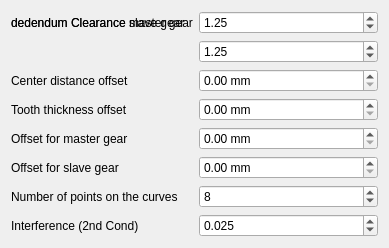
<?xml version="1.0" encoding="UTF-8"?>
<ui version="4.0">
 <class>Form</class>
 <widget class="QWidget" name="Form">
  <property name="geometry">
   <rect>
    <x>0</x>
    <y>0</y>
    <width>389</width>
    <height>194</height>
   </rect>
  </property>
  <property name="windowTitle">
   <string>Additional parameters</string>
  </property>
  <layout class="QGridLayout" name="gridLayout">
   <item row="0" column="1">
    <widget class="QDoubleSpinBox" name="doubleSpinBox">
     <property name="sizePolicy">
      <sizepolicy hsizetype="Expanding" vsizetype="Fixed">
       <horstretch>0</horstretch>
       <verstretch>0</verstretch>
      </sizepolicy>
     </property>
     <property name="maximum">
      <double>9.990000000000000</double>
     </property>
     <property name="singleStep">
      <double>0.050000000000000</double>
     </property>
     <property name="value">
      <double>1.250000000000000</double>
     </property>
    </widget>
   </item>
   <item row="1" column="1">
    <widget class="QDoubleSpinBox" name="doubleSpinBox">
     <property name="sizePolicy">
      <sizepolicy hsizetype="Expanding" vsizetype="Fixed">
       <horstretch>0</horstretch>
       <verstretch>0</verstretch>
      </sizepolicy>
     </property>
     <property name="maximum">
      <double>9.990000000000000</double>
     </property>
     <property name="singleStep">
      <double>0.050000000000000</double>
     </property>
     <property name="value">
      <double>1.250000000000000</double>
     </property>
    </widget>
   </item>
   <item row="7" column="1">
    <widget class="QSpinBox" name="spinBox">
     <property name="value">
      <number>8</number>
     </property>
    </widget>
   </item>
   <item row="5" column="0">
    <widget class="QLabel" name="label_5">
     <property name="text">
      <string>Offset for master gear</string>
     </property>
    </widget>
   </item>
   <item row="5" column="1">
    <widget class="QDoubleSpinBox" name="doubleSpinBox_4">
     <property name="suffix">
      <string> mm</string>
     </property>
     <property name="singleStep">
      <double>0.050000000000000</double>
     </property>
    </widget>
   </item>
   <item row="3" column="0">
    <widget class="QLabel" name="label_3">
     <property name="text">
      <string>Tooth thickness offset</string>
     </property>
    </widget>
   </item>
   <item row="0" column="0">
    <widget class="QLabel" name="label">
     <property name="text">
      <string>dedendum Clearance master gear</string>
     </property>
    </widget>
   </item>
   <item row="0" column="0">
    <widget class="QLabel" name="label">
     <property name="text">
      <string>dedendum Clearance slave gear</string>
     </property>
    </widget>
   </item>
   <item row="2" column="0">
    <widget class="QLabel" name="label_2">
     <property name="text">
      <string>Center distance offset</string>
     </property>
    </widget>
   </item>
   <item row="6" column="0">
    <widget class="QLabel" name="label_6">
     <property name="text">
      <string>Offset for slave gear</string>
     </property>
    </widget>
   </item>
   <item row="7" column="0">
    <widget class="QLabel" name="label_7">
     <property name="text">
      <string>Number of points on the curves</string>
     </property>
    </widget>
   </item>
   <item row="3" column="1">
    <widget class="QDoubleSpinBox" name="doubleSpinBox_3">
     <property name="suffix">
      <string> mm</string>
     </property>
     <property name="maximum">
      <double>9999.989999999999782</double>
     </property>
     <property name="singleStep">
      <double>0.100000000000000</double>
     </property>
    </widget>
   </item>
   <item row="6" column="1">
    <widget class="QDoubleSpinBox" name="doubleSpinBox_5">
     <property name="suffix">
      <string> mm</string>
     </property>
     <property name="singleStep">
      <double>0.050000000000000</double>
     </property>
    </widget>
   </item>
   <item row="2" column="1">
    <widget class="QDoubleSpinBox" name="doubleSpinBox_2">
     <property name="suffix">
      <string> mm</string>
     </property>
     <property name="maximum">
      <double>9999.989999999999782</double>
     </property>
     <property name="singleStep">
      <double>0.100000000000000</double>
     </property>
    </widget>
   </item>
   <item row="8" column="0">
    <widget class="QLabel" name="label_4">
     <property name="text">
      <string>Interference (2nd Cond)</string>
     </property>
    </widget>
   </item>
   <item row="8" column="1">
    <widget class="QDoubleSpinBox" name="doubleSpinBox_6">
     <property name="decimals">
      <number>3</number>
     </property>
     <property name="maximum">
      <double>0.999000000000000</double>
     </property>
     <property name="singleStep">
      <double>0.005000000000000</double>
     </property>
     <property name="value">
      <double>0.025000000000000</double>
     </property>
    </widget>
   </item>
  </layout>
 </widget>
 <tabstops>
  <tabstop>doubleSpinBox</tabstop>
  <tabstop>doubleSpinBox_2</tabstop>
  <tabstop>doubleSpinBox_3</tabstop>
  <tabstop>doubleSpinBox_4</tabstop>
  <tabstop>doubleSpinBox_5</tabstop>
  <tabstop>spinBox</tabstop>
  <tabstop>doubleSpinBox_6</tabstop>
 </tabstops>
 <resources/>
 <connections/>
</ui>
